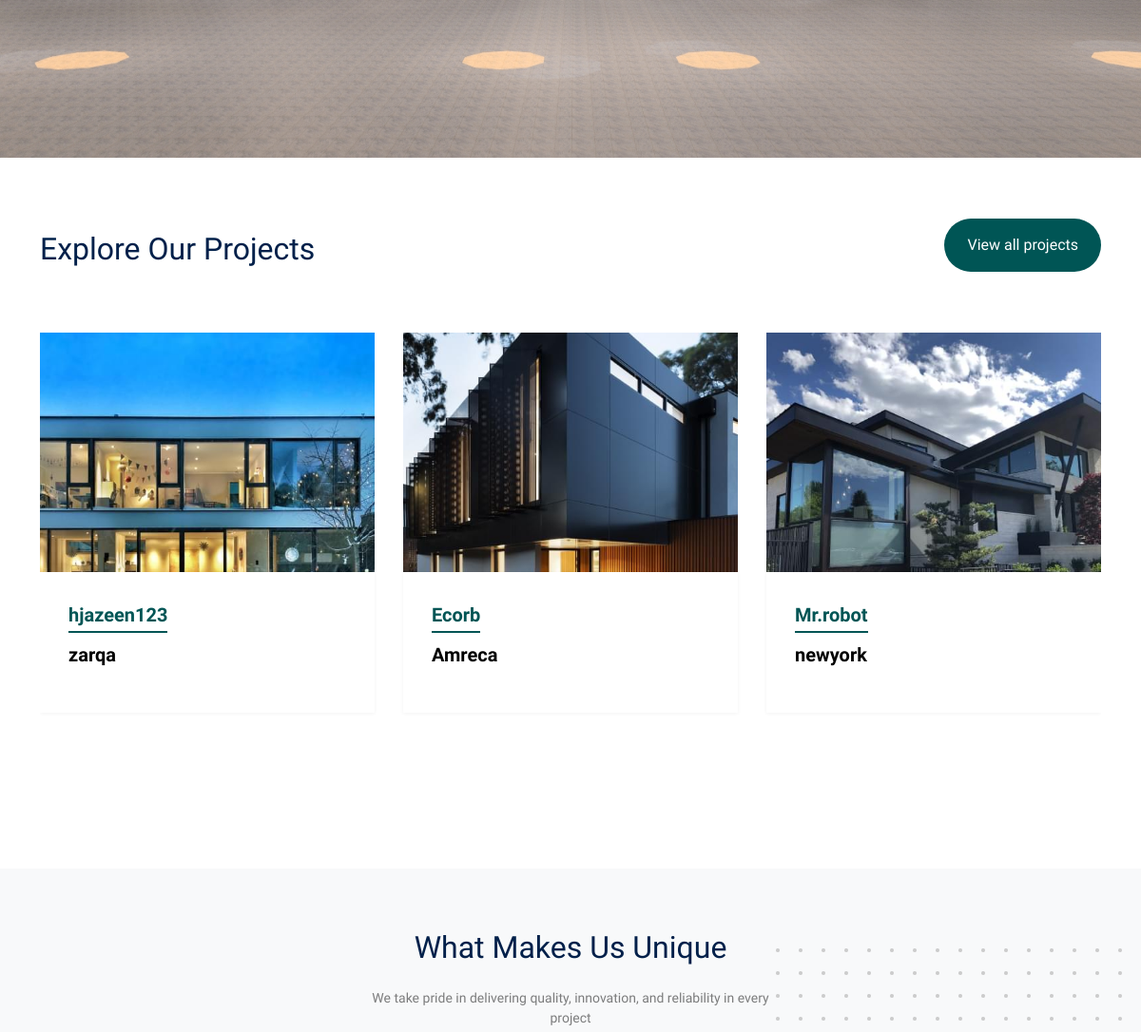
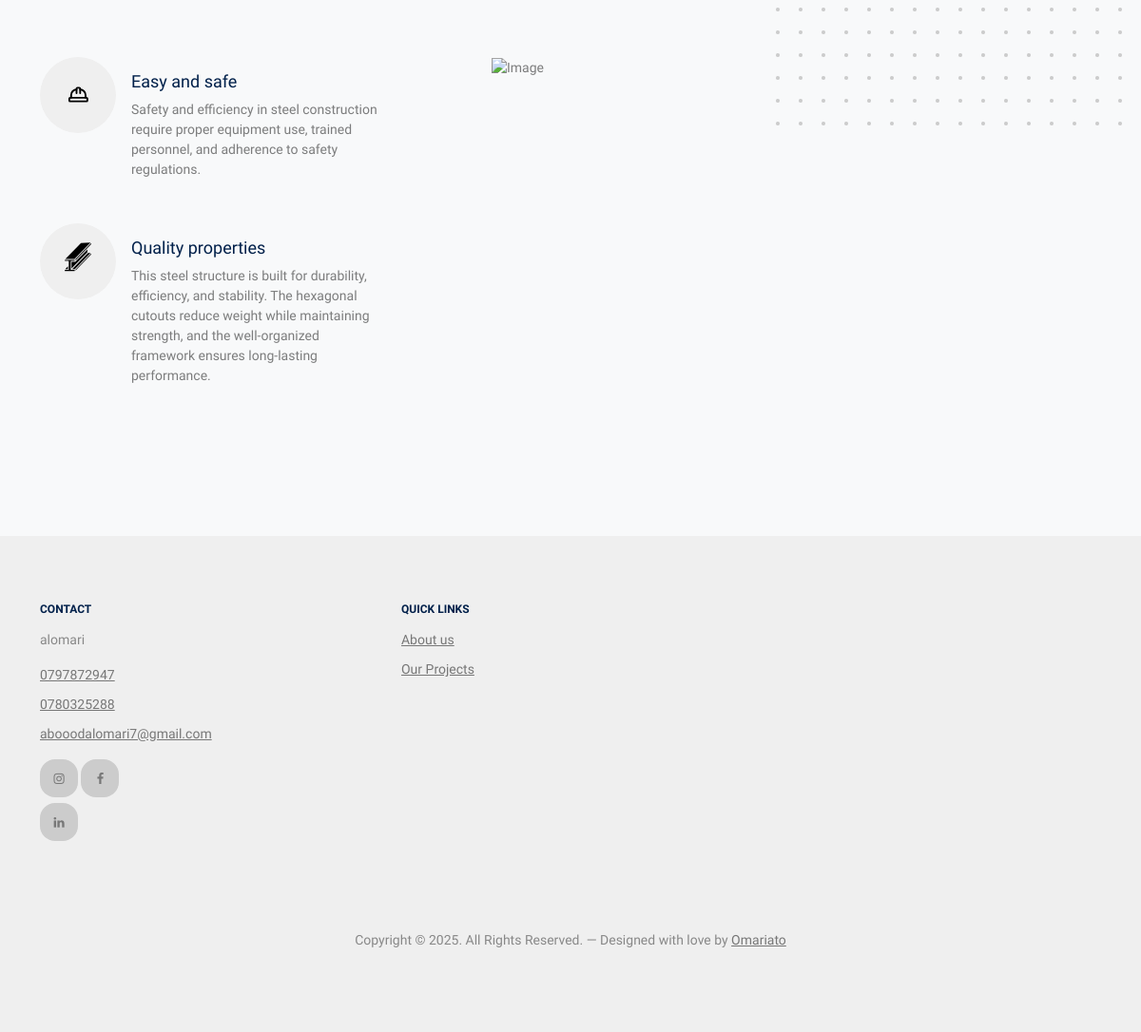
/ (lower part), run on an earlier commit of the app's database (2 pictures, top to bottom).
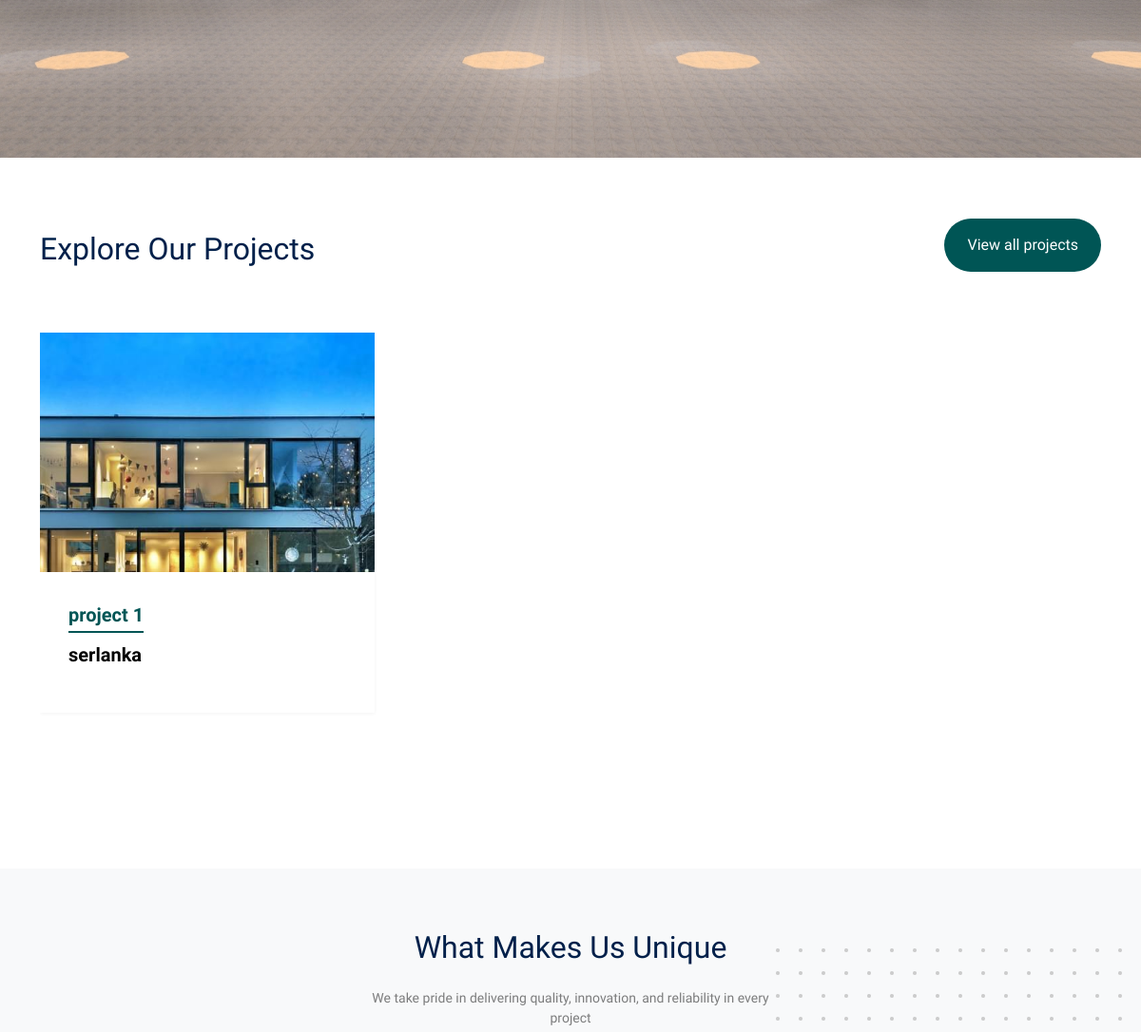
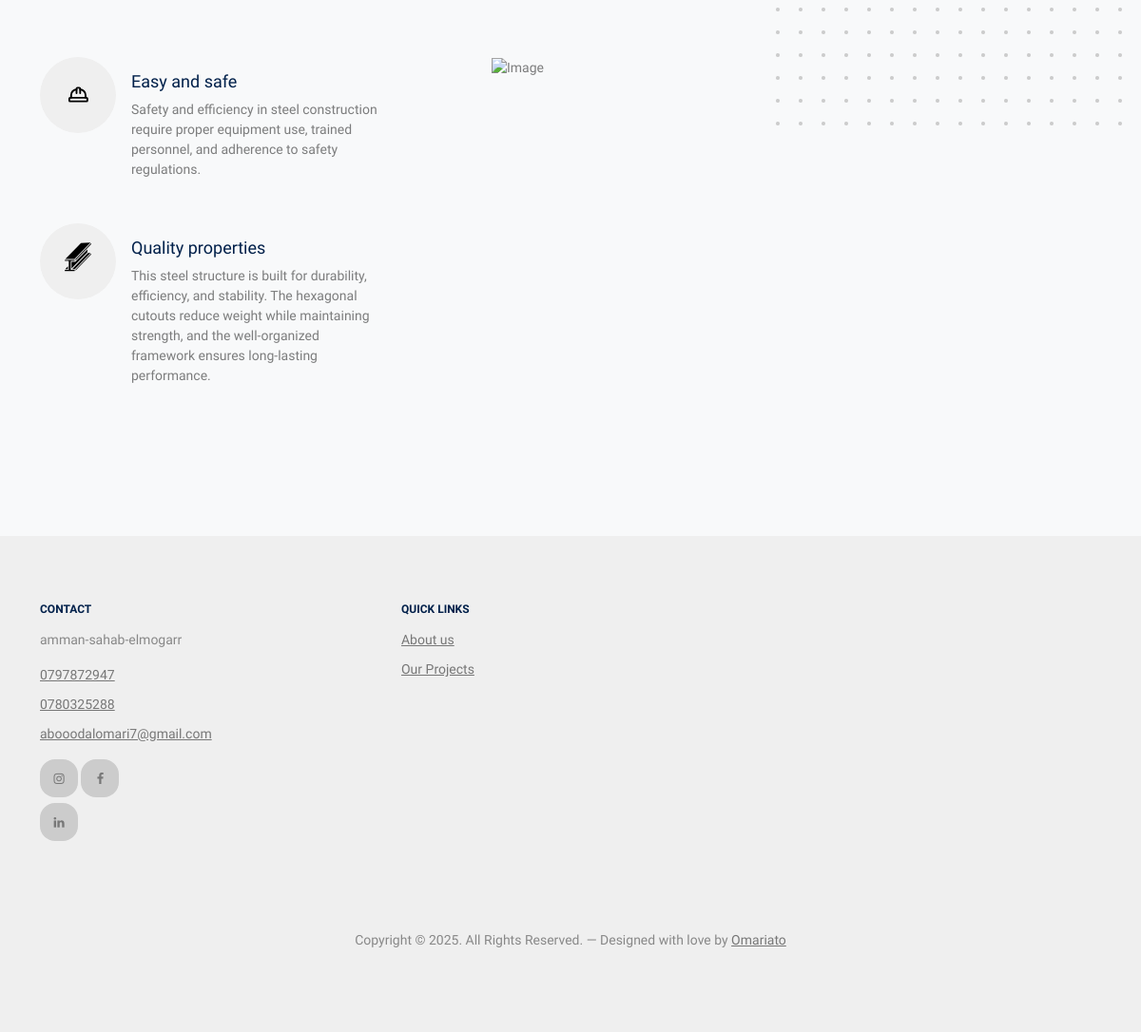
And on a later commit of the database (2 pictures, top to bottom).
### projects/models.py (models this page shows)
class Project(models.Model):
    name = models.CharField(max_length=100)
    location=models.CharField(max_length=100)
    duration=models.CharField(max_length=20)
    description = models.TextField()

class ProjectImages(models.Model):
    project = models.ForeignKey(Project, on_delete=models.CASCADE,related_name="images")
    images = models.ImageField(upload_to='project_images/')

### admin_panl/models.py (models this page shows, shortened)
class ContactInfo(models.Model):
     phone1=models.CharField(max_length=15)
     phone2=models.CharField(max_length=15, blank=True, null=True)
     email=models.EmailField()
     address=models.TextField()
     @staticmethod
     def get_solo_instance():
        instance, created =ContactInfo.objects.get_or_create(id=1)
        return instance

### home/views.py (the view)
# urls.py: path('', HomePageView.as_view(), name='index'),
class HomePageView(View):
    template_name = 'index.html'
    def get(self, request):
        contact = ContactInfo.get_solo_instance()
        projects = Project.objects.all().order_by('id')[:4]
        context = {
            'contact': contact,
            'projects': projects,
        }
        return render(request, self.template_name, context)

### home/templates/index.html (shortened to what this page needs)
{% extends "base.html" %}
{% load static %}
{% block content%}
<div class="hero">
	<div class="hero-slide ">
		<picture>
			<source srcset="{%static 'images/photo1.jpg'%}" media="(max-width:480px)" />
			<source class="img overlay" srcset="{%static 'images/photo11.avif'%}" media="(max-width:768px)" />
			<img src="{%static 'images/struct7.jpg'%}" class="img overlay w-100">
		</picture>
	</div>
	<div class="container">
		<div class="row justify-content-center align-items-center ">
		</div>
	</div>
</div>
<div class="section">
	<div class="container">
		<div class="row mb-5 align-items-center">
			<div class="col-lg-6">
				<h2 class="font-weight-bold text-primary heading">Explore Our Projects</h2>
			</div>
			<div class="col-lg-6 text-lg-end">
				<p><a href="{% url 'projects' %}" target="_blank" class="btn btn-primary text-white py-3 px-4">View all
						projects</a>
				</p>
			</div>
		</div>
		<div class="row">
			<div class="col-12">
				<div class="property-slider-wrap">
					<div class="property-slider">
						{% for project in projects %}
						<div class="property-item">
							<a href="#" class="img">
								<img src="{{ project.images.first.images.url }}" id="projectImage" alt="Image" class="img-fluid">
							</a>
							<div class="property-content">
								<div class="price mb-2"><span>{{ project.name }}</span></div>
								<div>
									<span class="city d-block mb-3">{{ project.location }}</span>
								</div>
							</div>
						</div>
						{% endfor%}
					</div>
				</div>
			</div>
		</div>
	</div>
</div>
<div class="section section-4 bg-light">
	<div class="container">
		<div class="row justify-content-center text-center mb-5">
			<div class="col-lg-5">
				<h2 class="font-weight-bold heading text-primary mb-4">What Makes Us Unique</h2>
				<p class="text-black-50">We take pride in delivering quality, innovation, and reliability in every
					project</p>
			</div>
		</div>
		<div class="row justify-content-between mb-5 ">
			<div class="col-lg-7 mb-5 mb-lg-0 order-lg-2">
				<div class="img-about dots">
					<img src="{% static 'images/struct5.jpg' %}" alt="Image" class="img-fluid">
				</div>
			</div>
			<div class="col-lg-4  d-flex flex-column justify-content-center">
				<div class="d-flex feature-h ">
					<span class="wrap-icon me-3 d-flex justify-content-center">
					</span>
					<div class="feature-text">
						<h3 class="heading">Easy and safe</h3>
						<p class="text-black-50">Safety and efficiency in steel construction require proper equipment
							use, trained personnel, and adherence to safety
							regulations.</p>
					</div>
				</div>
				<div class="d-flex feature-h">
					<span class="wrap-icon me-3 d-flex justify-content-center">
					</span>
					<div class="feature-text">
						<h3 class="heading">Quality properties</h3>
						<p class="text-black-50">This steel structure is built for durability, efficiency, and
							stability. The hexagonal cutouts reduce weight while
							maintaining strength, and the well-organized framework ensures long-lasting performance.</p>
					</div>
				</div>
			</div>
		</div>
	</div>
</div>
{% endblock %}

### home/templates/base.html (shortened to what this page needs)
{% load static %}
<!doctype html>
<html lang="en">
<head>
    <link rel="stylesheet" href="{% static 'fonts/icomoon/style.css' %}">
    <link rel="stylesheet" href="{% static 'fonts/flaticon/font/flaticon.css' %}">
    <link rel="stylesheet" href="{% static 'css/tiny-slider.css' %}">
    <link rel="stylesheet" href="{% static 'css/aos.css' %}">
    <link rel="stylesheet" href="{% static 'css/style.css' %}">
</head>
<body>
    {% block content %}
    {% endblock %}
    <div class="site-footer" id="footer">
        <div class="container">
            <div class="row">
                <div class="col-lg-4">
                    <div class="widget">
                        <h3>Contact</h3>
                        <address id="footer-address">{{ contact.address }}</address>
                        <ul class="list-unstyled links">
                            <li><a href="tel://{{ contact.phone1 }}" id="footer-phone1">{{ contact.phone1 }}</a></li>
                            <li><a href="tel://{{ contact.phone2 }}" id="footer-phone2">{{ contact.phone2 }}</a></li>
                            <li><a href="mailto:{{ contact.email }}" id="footer-email">{{ contact.email }}</a></li>
                        </ul>
                        <div class="col-lg-4">
                            <div class="widget">
                                <ul class="list-unstyled social">
                                    <li><a href="#"><span class="icon-instagram"></span></a></li>
                                    <li><a href="#"><span class="icon-facebook"></span></a></li>
                                    <li><a href="#"><span class="icon-linkedin"></span></a></li>
                                </ul>
                            </div>
                        </div>
                    </div>
                </div>
                <div class="col-lg-4">
                    <div class="widget">
                        <h3>Quick Links</h3>
                        <ul class="list-unstyled float-start links">
                            <li><a href="{% url 'aboutus' %}">About us</a></li>
                            <li><a href="{% url 'projects' %}">Our Projects</a></li>
                        </ul>
                    </div>
                </div>
            </div>
            <div class="row mt-5">
                <div class="col-12 text-center">
                    <p>Copyright &copy;
                        <script>document.write(new Date().getFullYear());</script>. All Rights Reserved. &mdash;
                        Designed with love by <a href="#">Omariato</a>
                    </p>
                </div>
            </div>
        </div>
    </div>
</body>
</html>

What changed in the data, as far as the page shows it:
removed Project: images.first.images (picture), name "hjazeen123", location "zarqa"
removed Project: images.first.images (picture), name "Ecorb", location "Amreca"
removed Project: images.first.images (picture), name "Mr.robot", location "newyork"
added Project: images.first.images (picture), name "project 1", location "serlanka"
changed ContactInfo "abooodalomari7@gmail.com": address "alomari" → "amman-sahab-elmogarr"
